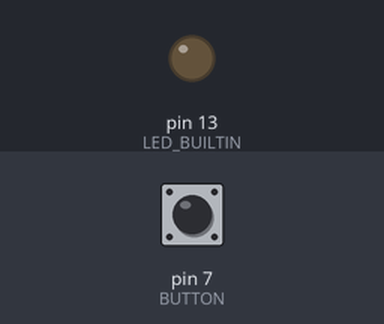
Simulated run of this sketch. Board: Arduino Uno, built with avr-gcc and run on an emulated ATmega328P. Shown: output pins drawn as LEDs (lit = HIGH). The inputs (shaded band) are chosen by the test bench; at power-on: pin 7 (BUTTON) HIGH.

Above: at 1.2 s.
1.3 s: pin 7 (BUTTON) pulled LOW for 0.15 s
At 2.6 s:
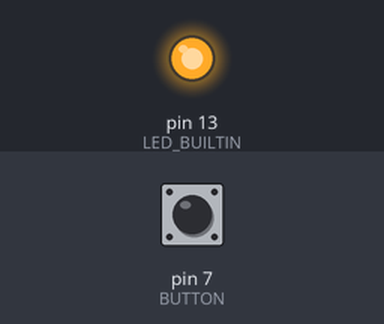
4.4 s: pin 7 (BUTTON) pulled LOW for 1 s
At 5.1 s:
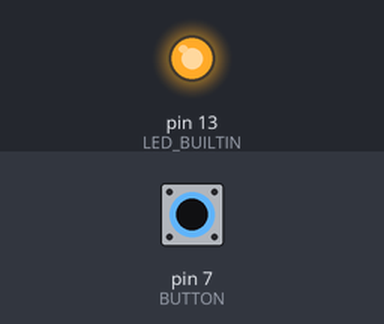
8.4 s: pin 7 (BUTTON) pulled LOW for 3.2 s
At 15.1 s:
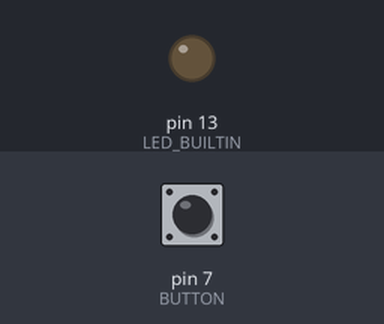
Timing chart, 0 to 16.6 s (numbered marks = the images above; inputs shaded):
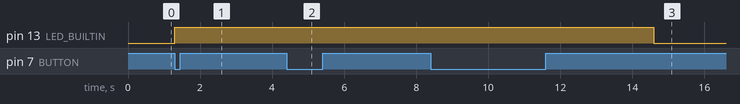

The sketch:

DAY4.ino
```cpp
#define BUTTON 7

bool status;
long timestamp;

void setup()
{
  pinMode(BUTTON,INPUT);
  pinMode(LED_BUILTIN,OUTPUT);

}

void loop()
{
  if(!digitalRead(BUTTON))
  {
    status = true;
    timestamp = millis();
  }

  if(millis() - timestamp >= 3000)
    status = false;

  digitalWrite(LED_BUILTIN,status);

}
```

Measured:
- after the input at 1.3 s, pin 13 (LED_BUILTIN): LOW → HIGH at once
- after the input at 4.4 s, pin 13 (LED_BUILTIN): stays HIGH (without the input it goes to LOW after 0.05 s)
- after the input at 8.4 s, pin 13 (LED_BUILTIN): HIGH → LOW after 6.2 s
